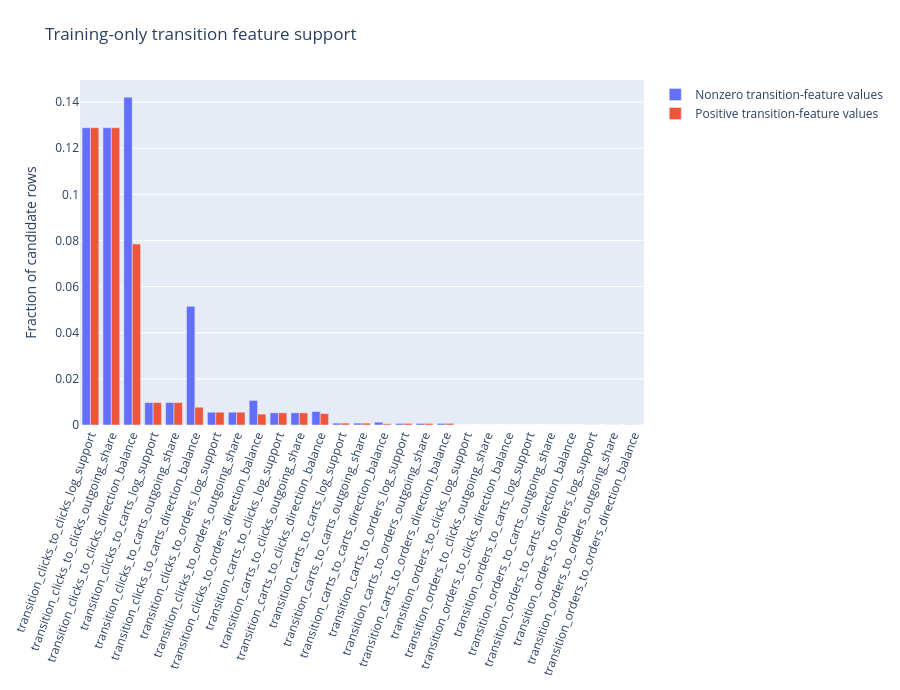

Notebook cell for this chart:
### Markdown cell above
## 6 · Training-only feature support

### Code cell
view.show_chart(6)

### Figure 1 — Plotly figure (JSON) as saved in the notebook; plotly's stock layout.template omitted (floating-point values rounded to 4 significant figures)
{"data": [{"name": "Nonzero transition-feature values", "type": "bar", "x": ["transition_clicks_to_clicks_log_support", "transition_clicks_to_clicks_outgoing_share", "transition_clicks_to_clicks_direction_balance", "transition_clicks_to_carts_log_support", "transition_clicks_to_carts_outgoing_share", "transition_clicks_to_carts_direction_balance", "transition_clicks_to_orders_log_support", "transition_clicks_to_orders_outgoing_share", "transition_clicks_to_orders_direction_balance", "transition_carts_to_clicks_log_support", "transition_carts_to_clicks_outgoing_share", "transition_carts_to_clicks_direction_balance", "transition_carts_to_carts_log_support", "transition_carts_to_carts_outgoing_share", "transition_carts_to_carts_direction_balance", "transition_carts_to_orders_log_support", "transition_carts_to_orders_outgoing_share", "transition_carts_to_orders_direction_balance", "transition_orders_to_clicks_log_support", "transition_orders_to_clicks_outgoing_share", "transition_orders_to_clicks_direction_balance", "transition_orders_to_carts_log_support", "transition_orders_to_carts_outgoing_share", "transition_orders_to_carts_direction_balance", "transition_orders_to_orders_log_support", "transition_orders_to_orders_outgoing_share", "transition_orders_to_orders_direction_balance"], "y": [0.1289, 0.1289, 0.1421, 0.009727, 0.009727, 0.05145, 0.005547, 0.005547, 0.01066, 0.005273, 0.005273, 0.005859, 0.0008203, 0.0008203, 0.001211, 0.0007031, 0.0007031, 0.0007031, 0, 0, 0, 0, 0, 0, 3.906e-05, 3.906e-05, 7.813e-05]}, {"name": "Positive transition-feature values", "type": "bar", "x": ["transition_clicks_to_clicks_log_support", "transition_clicks_to_clicks_outgoing_share", "transition_clicks_to_clicks_direction_balance", "transition_clicks_to_carts_log_support", "transition_clicks_to_carts_outgoing_share", "transition_clicks_to_carts_direction_balance", "transition_clicks_to_orders_log_support", "transition_clicks_to_orders_outgoing_share", "transition_clicks_to_orders_direction_balance", "transition_carts_to_clicks_log_support", "transition_carts_to_clicks_outgoing_share", "transition_carts_to_clicks_direction_balance", "transition_carts_to_carts_log_support", "transition_carts_to_carts_outgoing_share", "transition_carts_to_carts_direction_balance", "transition_carts_to_orders_log_support", "transition_carts_to_orders_outgoing_share", "transition_carts_to_orders_direction_balance", "transition_orders_to_clicks_log_support", "transition_orders_to_clicks_outgoing_share", "transition_orders_to_clicks_direction_balance", "transition_orders_to_carts_log_support", "transition_orders_to_carts_outgoing_share", "transition_orders_to_carts_direction_balance", "transition_orders_to_orders_log_support", "transition_orders_to_orders_outgoing_share", "transition_orders_to_orders_direction_balance"], "y": [0.1289, 0.1289, 0.07848, 0.009727, 0.009727, 0.007695, 0.005547, 0.005547, 0.004727, 0.005273, 0.005273, 0.004961, 0.0008203, 0.0008203, 0.0005078, 0.0007031, 0.0007031, 0.0007031, 0, 0, 0, 0, 0, 0, 3.906e-05, 3.906e-05, 3.906e-05]}], "layout": {"barmode": "group", "height": 690, "margin": {"b": 80, "l": 65, "r": 35, "t": 80}, "title": {"text": "Training-only transition feature support"}, "xaxis": {"tickangle": -70}, "yaxis": {"title": {"text": "Fraction of candidate rows"}}}}
